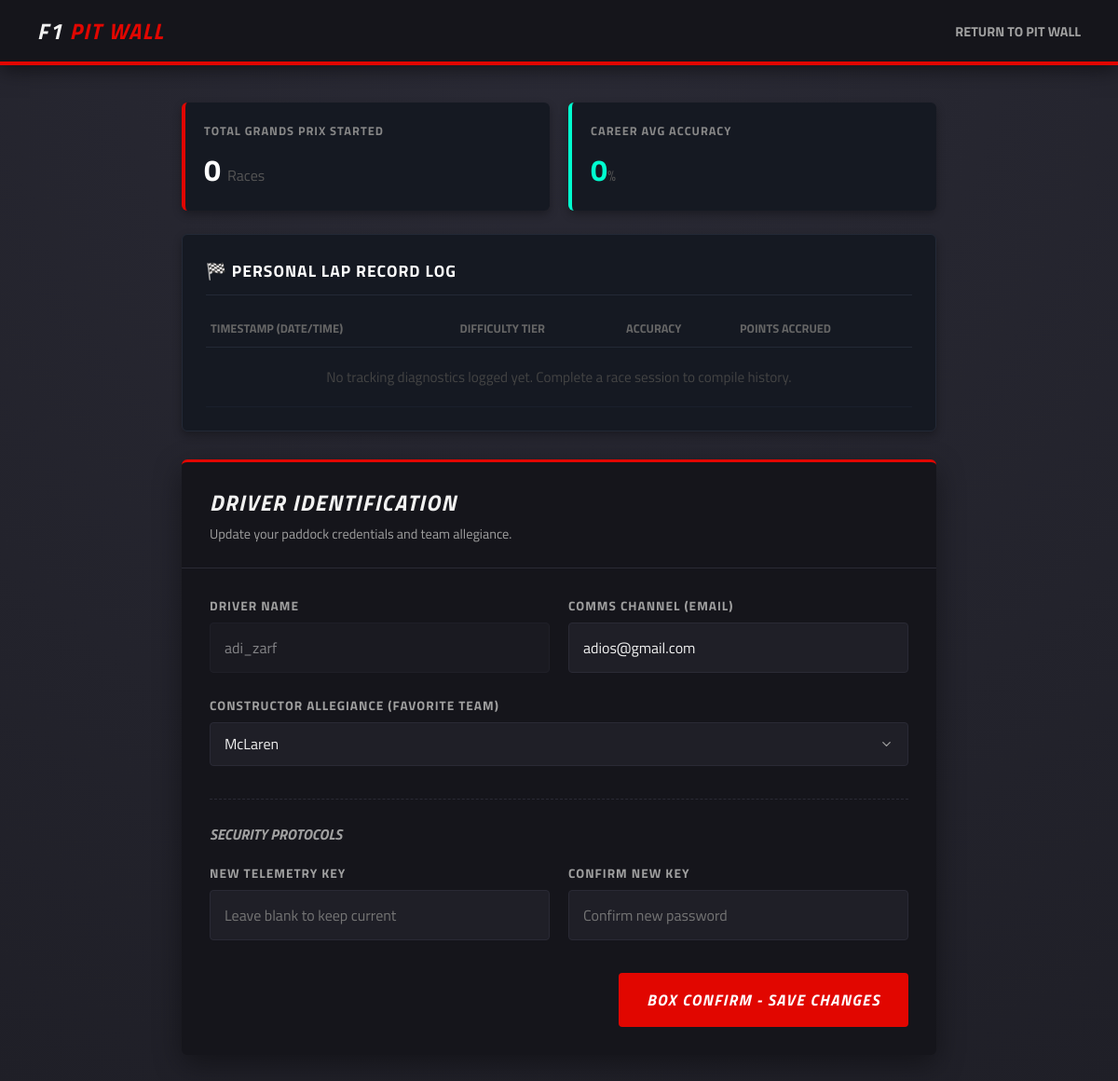
/profile.php (signed in), run on the app's committed database.
### tables this page shows
CREATE TABLE `users` (
  `id` int(11) NOT NULL,
  `username` varchar(50) NOT NULL,
  `password` varchar(255) NOT NULL,
  `email` varchar(100) DEFAULT NULL,
  `teamID` int(50) DEFAULT NULL,
  `super_license_points` int(11) DEFAULT 0
);

CREATE TABLE `team` (
  `teamID` int(11) NOT NULL,
  `teamName` varchar(50) NOT NULL,
  `teamColor` varchar(20) NOT NULL
);

### profile.php (the view, shortened to what this page needs)
<?php
require 'db.php';
$user_id = $_SESSION['user_id'];
$stmt = $conn->prepare("SELECT username, email, teamID FROM users WHERE id = ?");
$stmt->bind_param("i", $user_id);
$stmt->execute();
$user_data = $stmt->get_result()->fetch_assoc();
$team_query = $conn->query("SELECT teamID, teamName FROM Team");
$teams = [];
if($team_query){
    while($row = $team_query->fetch_assoc()){
        $teams[] = $row;
    }
}
$stats_query = $conn->prepare("SELECT COUNT(*) as total_races, AVG(accuracy) as avg_accuracy FROM quizresult WHERE userID = ?");
$stats_query->bind_param("i", $user_id);
$stats_query->execute();
$stats = $stats_query->get_result()->fetch_assoc();
$total_races = $stats['total_races'] ?? 0;
$avg_accuracy = isset($stats['avg_accuracy']) ? round($stats['avg_accuracy'], 1) : 0;
$history_stmt = $conn->prepare("SELECT accuracy, score, Qdifficulty, dateCompleted FROM quizresult WHERE userID = ? ORDER BY dateCompleted DESC LIMIT 5");
$history_stmt->bind_param("i", $user_id);
$history_stmt->execute();
$history_results = $history_stmt->get_result();
?>
<!DOCTYPE html>
<html lang="en">
<head>
    <link rel="stylesheet" href="css/profile.css">
</head>
<body>
    <header class="pit-wall-nav">
        <div class="logo">F1 <span>PIT WALL</span></div>
        <div class="nav-actions">
            <a href="dashboard.php" class="back-btn">RETURN TO PIT WALL</a>
        </div>
    </header>
    <main class="profile-container" style="max-width: 850px; margin: 40px auto; padding: 0 20px;">
        <div class="telemetry-row">
            <div class="stat-card races">
                <p>Total Grands Prix Started</p>
                <h2><?php echo $total_races; ?> <span>Races</span></h2>
            </div>
            <div class="stat-card accuracy">
                <p>Career Avg Accuracy</p>
                <h2 style="color: #00ffd0;"><?php echo $avg_accuracy; ?><span>%</span></h2>
            </div>
        </div>
        <div class="history-card">
            <h3>🏁 Personal Lap Record Log</h3>
            <table class="telemetry-table">
                <thead>
                    <tr>
                        <th>Timestamp (Date/Time)</th>
                        <th>Difficulty Tier</th>
                        <th>Accuracy</th>
                        <th>Points Accrued</th>
                    </tr>
                </thead>
                <tbody>
                    <?php
                    if ($history_results->num_rows > 0) {
                        while($row = $history_results->fetch_assoc()) {
                            $diff_class = 'diff-medium';
                            $clean_diff = strtolower($row['Qdifficulty']);
                            if ($clean_diff === 'easy') $diff_class = 'diff-easy';
                            if ($clean_diff === 'hard') $diff_class = 'diff-hard';
                            echo "<tr>";
                            echo "<td style='color: #aaa;'>" . date("M d, Y - H:i", strtotime($row['dateCompleted'])) . "</td>";
                            echo "<td><span class='diff-tag " . $diff_class . "'>" . htmlspecialchars($row['Qdifficulty']) . "</span></td>";
                            echo "<td style='color: #fff;'>" . $row['accuracy'] . "%</td>";
                            echo "<td style='color: #00ffd0; font-weight: bold;'>+" . $row['score'] . " pts</td>";
                            echo "</tr>";
                        }
                    } else {
                        echo "<tr><td colspan='4' style='padding: 20px 0; text-align: center; color: #444;'>No tracking diagnostics logged yet. Complete a race session to compile history.</td></tr>";
                    }
                    ?>
                </tbody>
            </table>
        </div>
        <section class="card profile-card" style="margin-top: 0;">
            <div class="card-header">
                <h2>DRIVER IDENTIFICATION</h2>
                <p>Update your paddock credentials and team allegiance.</p>
            </div>
            <form class="profile-form" method="POST" action="profile.php">
                <div class="form-row">
                    <div class="input-group">
                        <label for="username">Driver Name</label>
                        <input type="text" id="username" name="username" value="<?php echo htmlspecialchars($user_data['username'] ?? ''); ?>" disabled style="opacity: 0.5; cursor: not-allowed;">
                    </div>
                    <div class="input-group">
                        <label for="email">Comms Channel (Email)</label>
                        <input type="email" id="email" name="email" value="<?php echo htmlspecialchars($user_data['email'] ?? ''); ?>" required>
                    </div>
                </div>
                <div class="input-group full-width">
                    <label for="team">Constructor Allegiance (Favorite Team)</label>
                    <select id="team" name="team">
                        <?php foreach($teams as $team): ?>
                            <option value="<?php echo $team['teamID']; ?>" <?php if(($user_data['teamID'] ?? '') == $team['teamID']) echo 'selected'; ?>><?php echo htmlspecialchars($team['teamName']); ?></option>
                        <?php endforeach; ?>
                    </select>
                </div>
                <div class="security-section">
                    <h3>SECURITY PROTOCOLS</h3>
                    <div class="form-row">
                        <div class="input-group">
                            <label for="new-password">New Telemetry Key</label>
                            <input type="password" id="new-password" name="new-password" placeholder="Leave blank to keep current">
                        </div>
                        <div class="input-group">
                            <label for="confirm-password">Confirm New Key</label>
                            <input type="password" id="confirm-password" name="confirm-password" placeholder="Confirm new password">
                        </div>
                    </div>
                </div>
                <div class="form-actions">
                    <button type="submit" class="save-btn">BOX CONFIRM - SAVE CHANGES</button>
                </div>
            </form>
        </section>
    </main>
</body>
</html>

### profile.css (style rules this page uses)
:root { --f1-red: #e10600; --f1-bg-main: #1f1f27; --f1-bg-card: #15151b; --text-light: #f1f1f1; --text-muted: #a0a0a0; --border-dark: #2a2a35; }
* { margin: 0; padding: 0; box-sizing: border-box; font-family: 'Titillium Web', sans-serif; }
body { background-color: var(--f1-bg-main); color: var(--text-light); min-height: 100vh; background-image: radial-gradient(circle at top center, #2a2a35 0%, var(--f1-bg-main) 100%); display: flex; flex-direction: column; align-items: center; }
.pit-wall-nav { width: 100%; background-color: var(--f1-bg-card); border-bottom: 4px solid var(--f1-red); padding: 15px 40px; display: flex; justify-content: space-between; align-items: center; box-shadow: 0 5px 20px rgba(0,0,0,0.5); }
.logo { font-size: 1.5rem; font-weight: 700; font-style: italic; letter-spacing: 1.5px; }
.logo span { color: var(--f1-red); }
.back-btn { color: var(--text-muted); text-decoration: none; font-size: 0.9rem; font-weight: 700; text-transform: uppercase; transition: color 0.3s ease; }
.profile-container { width: 100%; max-width: 800px; padding: 40px 20px; }
.card { background-color: var(--f1-bg-card); border-radius: 6px; box-shadow: 0 10px 30px rgba(0, 0, 0, 0.4); border-top: 3px solid var(--f1-red); }
.card-header { padding: 25px 30px; border-bottom: 1px solid var(--border-dark); }
.card-header h2 { font-size: 1.5rem; color: var(--text-light); font-style: italic; letter-spacing: 1.5px; margin-bottom: 5px; }
.card-header p { color: var(--text-muted); font-size: 0.9rem; }
.profile-form { padding: 30px; display: flex; flex-direction: column; gap: 25px; }
.form-row { display: flex; gap: 20px; }
.input-group { flex: 1; display: flex; flex-direction: column; gap: 8px; }
.input-group.full-width { width: 100%; }
.input-group label { font-size: 0.85rem; font-weight: 700; color: var(--text-muted); text-transform: uppercase; letter-spacing: 1px; }
.input-group input, .input-group select { background-color: var(--f1-bg-main); border: 1px solid var(--border-dark); color: var(--text-light); padding: 14px 15px; border-radius: 4px; font-size: 1rem; transition: all 0.3s ease; }
.input-group select { appearance: none; cursor: pointer; background-repeat: no-repeat; background-position: right 15px center; background-size: 15px; }
.input-group select option { background-color: var(--f1-bg-card); color: var(--text-light); }
.security-section { margin-top: 10px; padding-top: 25px; border-top: 1px dashed var(--border-dark); }
.security-section h3 { font-size: 1rem; color: var(--text-light); margin-bottom: 20px; font-style: italic; color: #a0a0a0; }
.form-actions { display: flex; justify-content: flex-end; margin-top: 10px; }
.save-btn { background-color: var(--f1-red); color: white; border: none; padding: 16px 30px; font-size: 1.05rem; font-weight: 700; font-style: italic; border-radius: 4px; cursor: pointer; text-transform: uppercase; letter-spacing: 1.5px; transition: background-color 0.3s ease, transform 0.1s ease; }

### profile.php (style rules this page uses)
.telemetry-row { display: grid; grid-template-columns: 1fr 1fr; gap: 20px; margin-bottom: 25px; width: 100%; }
.stat-card { background: #151922; border-radius: 6px; padding: 20px; box-shadow: 0 4px 10px rgba(0,0,0,0.3); box-sizing: border-box; }
.stat-card.races { border-left: 4px solid #e10600; }
.stat-card.accuracy { border-left: 4px solid #00ffd0; }
.stat-card p { margin: 0; font-size: 0.8rem; color: #888; text-transform: uppercase; letter-spacing: 1px; font-weight: 700; }
.stat-card h2 { margin: 8px 0 0 0; font-size: 2rem; color: #fff; }
.stat-card h2 span { font-size: 1rem; color: #555; font-weight: normal; }
.history-card { background: #151922; border: 1px solid #232936; border-radius: 6px; padding: 25px; margin-bottom: 30px; box-shadow: 0 4px 10px rgba(0,0,0,0.3); box-sizing: border-box; width: 100%; }
.history-card h3 { margin-top: 0; margin-bottom: 15px; font-size: 1.1rem; text-transform: uppercase; letter-spacing: 1px; border-bottom: 1px solid #232936; padding-bottom: 12px; color: #fff; }
.telemetry-table { width: 100%; border-collapse: collapse; text-align: left; }
.telemetry-table th { color: #666; font-size: 0.8rem; text-transform: uppercase; padding: 10px 5px; border-bottom: 1px solid #232936; }
.telemetry-table td { padding: 12px 5px; font-size: 0.95rem; border-bottom: 1px solid #1a1f2c; }

### data on the page
users: username "adi_zarf", email "adios@gmail.com", team "McLaren"

### other printed values
$total_races "0"
$avg_accuracy "0"
